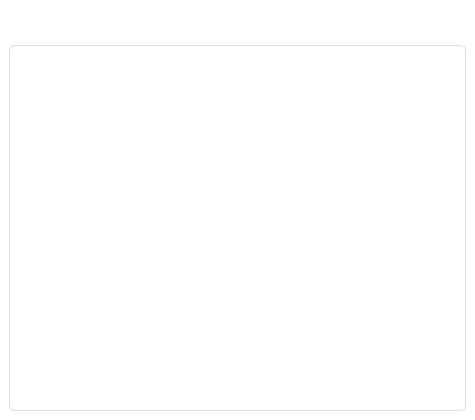
<?xml version="1.0" encoding="UTF-8"?>
<ui version="4.0">
 <class>MainWindow</class>
 <widget class="QMainWindow" name="MainWindow">
  <property name="geometry">
   <rect>
    <x>0</x>
    <y>0</y>
    <width>475</width>
    <height>420</height>
   </rect>
  </property>
  <property name="windowTitle">
   <string>MainWindow</string>
  </property>
  <property name="styleSheet">
   <string notr="true">        /* 设置QMainWindow背景色 */
        QMainWindow {
            background-color: #F5F5F5;  /* 浅灰色背景 */
        }

        /* 设置QPushButton按钮样式 */
        QPushButton {
            background-color: transparent;  /* 背景透明 */
            border: none;                   /* 无边框 */
            font-size: 16px;                /* 字体大小 */
            color: #007BFF;                 /* 蓝色字体 */
            padding: 5px 10px;              /* 内边距 */
            min-width: 50px;                /* 最小宽度 */
            min-height: 30px;               /* 最小高度 */
            text-align: center;             /* 文本居中 */
        }

        /* 设置按钮的悬停效果 */
        QPushButton:hover {
            background-color: rgba(0, 123, 255, 0.1);  /* 蓝色透明背景 */
            color: #0056B3;  /* 悬停时文字变为深蓝 */
        }

        /* 设置按钮按下时的效果 */
        QPushButton:pressed {
            background-color: rgba(0, 123, 255, 0.2);  /* 深蓝透明背景 */
            color: #003f7f;   /* 按下时文字变为更深的蓝色 */
        }

        /* 左上角按钮（返回按钮） */
        QPushButton#btback {
            font-size: 14px;             /* 字体小一点 */
            color: #007BFF;              /* 蓝色字体 */
        }

        /* 右上角按钮（退出按钮） */
        QPushButton#btlogout {
            font-size: 14px;             /* 字体小一点 */
            color: #FF4D4D;              /* 红色字体 */
        }

        /* 设置QLabel标题样式 */
        QLabel#title {
            font-size: 18px;            /* 字体大小 */
            font-weight: bold;          /* 加粗 */
            color: #333333;             /* 深灰色字体 */
            margin-left: 20px;          /* 左边距 */
            text-align: center;         /* 居中 */
        }

        /* 设置QStackedWidget背景 */
        QStackedWidget {
            background-color: #FFFFFF;  /* 白色背景 */
            border: 1px solid #DDDDDD;  /* 灰色边框 */
            border-radius: 5px;         /* 圆角 */
        }

        /* 设置菜单栏样式 */
        QMenuBar {
            background-color: #007BFF;  /* 菜单栏蓝色背景 */
            color: white;               /* 白色字体 */
            font-size: 14px;            /* 字体大小 */
        }

        /* 设置菜单项样式 */
        QMenuBar::item {
            background-color: transparent;
            padding: 5px 15px;
        }

        QMenuBar::item:selected {
            background-color: #0056B3;  /* 选中项深蓝色背景 */
        }

        /* 设置QMenuBar项悬停时的背景颜色 */
        QMenuBar::item:hover {
            background-color: #0056B3;  /* 悬停时的背景色 */
        }

        /* 设置操作的样式 */
        QAction {
            font-size: 14px;
            color: #FFFFFF;
        }

        /* 设置菜单图标样式 */
        QAction::icon {
            width: 16px;
            height: 16px;
        }

        /* 设置水平间距 */
        QSpacerItem {
            sizeHint: 20px;
        }
/* QWidget 控件边框和窗口之间的缝隙 */
QWidget {
    background-color: #ffffff;
    margin: 0; /* 取消窗口和控件之间的边距 */
    padding: 0; /* 取消内边距 */
    font-family: &quot;Microsoft YaHei UI&quot;, sans-serif;
    font-size: 10pt;
}

/* 窗口布局 */
QGridLayout {
    margin: 0; /* 设置为0，消除布局与窗口边缘的空隙 */
    spacing: 8px; /* 控件之间的间隙 */
}
</string>
  </property>
  <widget class="QWidget" name="centralwidget">
   <layout class="QGridLayout" name="gridLayout">
    <item row="0" column="0">
     <layout class="QHBoxLayout" name="horizontalLayout">
      <item>
       <widget class="QPushButton" name="btback">
        <property name="text">
         <string/>
        </property>
        <property name="icon">
         <iconset resource="res.qrc">
          <normaloff>:/img/Back.png</normaloff>:/img/Back.png</iconset>
        </property>
       </widget>
      </item>
      <item>
       <spacer name="horizontalSpacer">
        <property name="orientation">
         <enum>Qt::Orientation::Horizontal</enum>
        </property>
        <property name="sizeHint" stdset="0">
         <size>
          <width>40</width>
          <height>20</height>
         </size>
        </property>
       </spacer>
      </item>
      <item>
       <widget class="QLabel" name="title">
        <property name="text">
         <string/>
        </property>
       </widget>
      </item>
      <item>
       <spacer name="horizontalSpacer_2">
        <property name="orientation">
         <enum>Qt::Orientation::Horizontal</enum>
        </property>
        <property name="sizeHint" stdset="0">
         <size>
          <width>40</width>
          <height>20</height>
         </size>
        </property>
       </spacer>
      </item>
      <item>
       <widget class="QPushButton" name="btlogout">
        <property name="text">
         <string/>
        </property>
        <property name="icon">
         <iconset resource="res.qrc">
          <normaloff>:/img/Exit.png</normaloff>:/img/Exit.png</iconset>
        </property>
       </widget>
      </item>
     </layout>
    </item>
    <item row="1" column="0">
     <widget class="QStackedWidget" name="stackedWidget"/>
    </item>
   </layout>
  </widget>
  <widget class="QMenuBar" name="menubar">
   <property name="geometry">
    <rect>
     <x>0</x>
     <y>0</y>
     <width>475</width>
     <height>27</height>
    </rect>
   </property>
  </widget>
  <action name="actionBack">
   <property name="icon">
    <iconset resource="res.qrc">
     <normaloff>:/img/Back.png</normaloff>:/img/Back.png</iconset>
   </property>
   <property name="text">
    <string>返回</string>
   </property>
   <property name="toolTip">
    <string>返回</string>
   </property>
   <property name="menuRole">
    <enum>QAction::MenuRole::NoRole</enum>
   </property>
  </action>
  <action name="actionMenu">
   <property name="icon">
    <iconset resource="res.qrc">
     <normaloff>:/img/Exit.png</normaloff>:/img/Exit.png</iconset>
   </property>
   <property name="text">
    <string>菜单</string>
   </property>
   <property name="menuRole">
    <enum>QAction::MenuRole::NoRole</enum>
   </property>
  </action>
 </widget>
 <resources>
  <include location="res.qrc"/>
 </resources>
 <connections/>
</ui>
